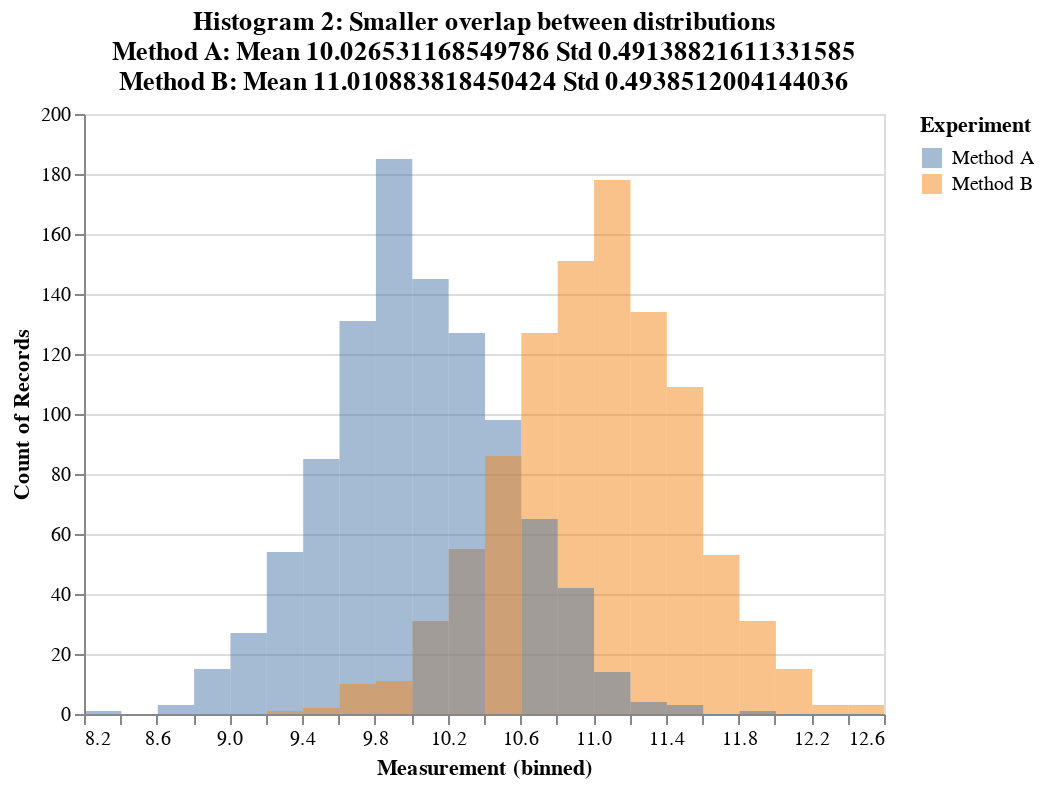

Here is the notebook cell this chart was saved with:
### Code cell
import pandas as pd
import altair as alt
import numpy as np

df = pd.read_pickle('example2.pkl')
selection = alt.selection_interval(bind='scales')

alt.Chart(df).transform_fold(
    ['Method A', 'Method B'],
    as_=['Experiment', 'Measurement']
).mark_bar(
    opacity=0.5,
    binSpacing=0
).encode(
    alt.X('Measurement:Q', 
          bin=alt.Bin(maxbins=30)),
    alt.Y('count()', stack=None),
    alt.Color('Experiment:N')    
).properties(
    title=['Histogram 2: Smaller overlap between distributions',
           'Method A: Mean ' + str(df['Method A'].mean())  + ' Std ' + str(df['Method A'].std()),
           'Method B: Mean ' + str(df['Method B'].mean())  + ' Std ' + str(df['Method B'].std())
          ]
).add_selection(
    selection
)

### Figure 1 — Vega-Lite specification as saved in the notebook (floating-point values rounded to 4 significant figures; data arrays with more than 128 entries replaced by an {"elided": "..."} marker saying what was removed)
{"config": {"view": {"continuousWidth": 400, "continuousHeight": 300}}, "data": {"name": "data-d35f7836247d9dcf6b80dc05da1c2a9e"}, "mark": {"type": "bar", "binSpacing": 0, "opacity": 0.5}, "encoding": {"color": {"field": "Experiment", "type": "nominal"}, "x": {"bin": {"maxbins": 30}, "field": "Measurement", "type": "quantitative"}, "y": {"aggregate": "count", "stack": null, "type": "quantitative"}}, "selection": {"selector003": {"type": "interval", "bind": "scales"}}, "title": ["Histogram 2: Smaller overlap between distributions", "Method A: Mean 10.026531168549786 Std 0.49138821611331585", "Method B: Mean 11.010883818450424 Std 0.4938512004144036"], "transform": [{"fold": ["Method A", "Method B"], "as": ["Experiment", "Measurement"]}], "$schema": "https://vega.github.io/schema/vega-lite/v4.17.0.json", "datasets": {"data-d35f7836247d9dcf6b80dc05da1c2a9e": {"elided": "1000 records"}}}
